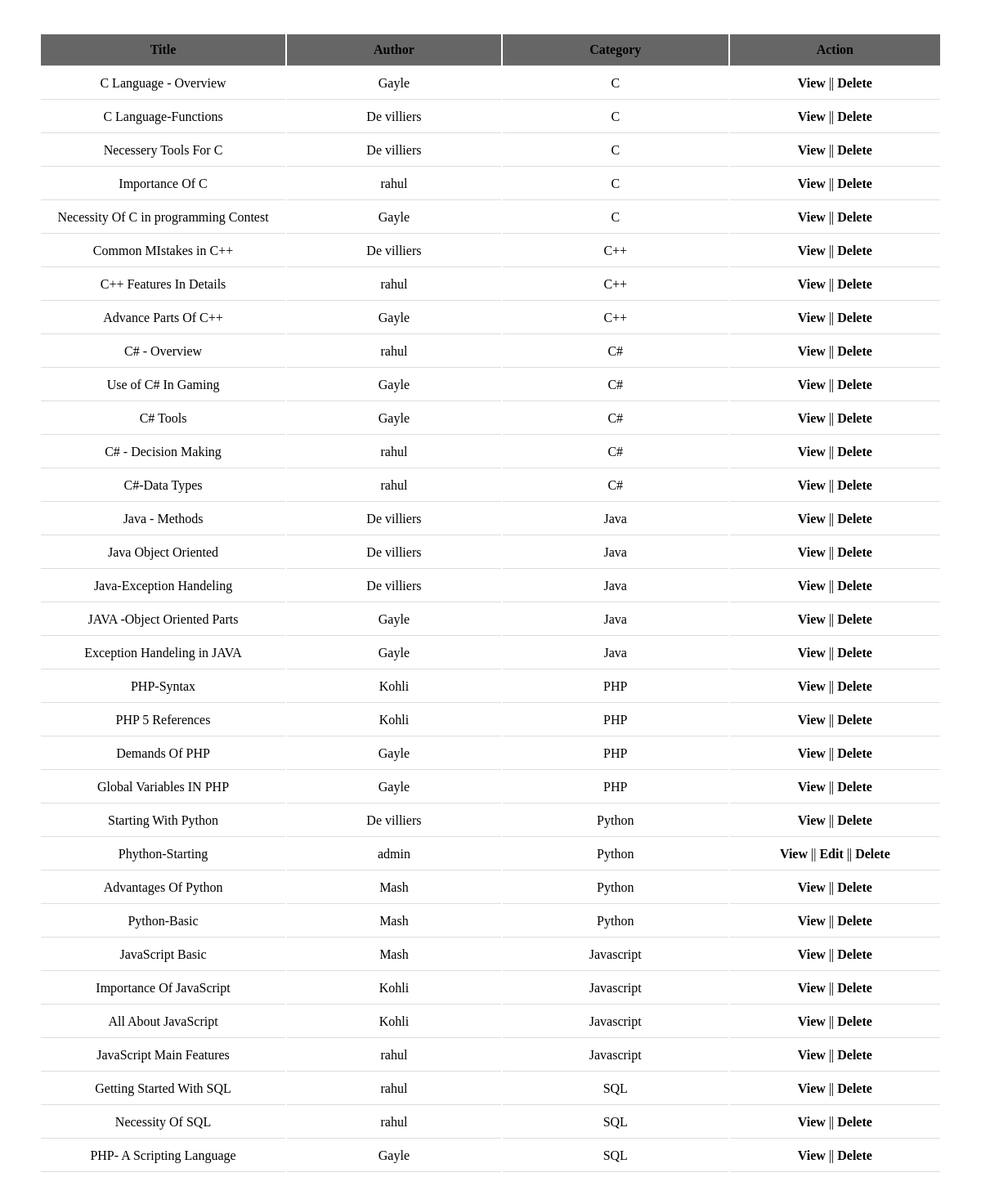
Page /web/src/blog/admin/iframe.php (signed in) on the committed database.
### tables this page shows
CREATE TABLE `post` (
  `id` int(11) NOT NULL,
  `category` int(11) NOT NULL,
  `title` varchar(255) NOT NULL,
  `content` text NOT NULL,
  `image` varchar(255) NOT NULL,
  `author` varchar(255) NOT NULL,
  `publish_date` timestamp NULL DEFAULT CURRENT_TIMESTAMP,
  `month_year` varchar(10) DEFAULT NULL,
  `year` int(11) NOT NULL
);

CREATE TABLE `category` (
  `categoryID` int(11) NOT NULL,
  `name` varchar(255) NOT NULL
);

### web/src/blog/library/session.php (called while the page is built, shortened)
<?php
class Session{
	public static function getSession($sessionName){
		if(isset($_SESSION[$sessionName])){
			return $_SESSION[$sessionName];
		}
		return false;
	}
}
?>

### web/src/blog/admin/iframe.php (the view, shortened to what this page needs)
<?php
include("../library/database.php");
include("../library/session.php");
?>
<?php
$query = "SELECT post.id, post.title, post.author, category.name FROM post,category WHERE post.category = category.categoryID;";
$result = $db->query($query);
?>
            <div class="list">
                <table>
                    <tr>
                        <th>Title</th>
                        <th>Author</th>
                        <th>Category</th>
                        <th>Action</th>
                    </tr>
<?php
while($value = $result->fetch_assoc()){
                    ?>
                    <tr>
                        <td><?php echo $value['title'];?></td>
                        <td><?php echo substr($value['author'],0,23);?></td>
                        <td><?php echo $value['name'];?></td>
                        <td>
                            <a target="blank" href="view-post.php?id=<?php echo $value['id'];?>">View</a>
<?php
if(Session::getSession('username') == $value['author']){
?>
                            ||
                            <a target="blank" href="edit-post.php?id=<?php echo $value['id'];?>">Edit</a>
<?php
}
if(Session::getSession('userRole') == 1 ||Session::getSession('username') == $value['author']){
?>
                            ||
                            <a target="blank" onclick="return confirm('Are you sure want to delete this item?');" href="list-post.php?id=<?php echo $value['id'];?>">Delete</a>
<?php
    }
?>
                        </td>
                    </tr>
<?php
}
?>
                </table>
            </div>

### web/src/blog/admin/iframe.php (style rules this page uses)
.list { margin: 40px; }
.list table tr:first-child { background: #666; }
.list table tr th, .list table tr td { width: 2%; padding: 10px; text-align: center; border-bottom: 1px solid #DDD; }
.list table tr td a { text-decoration: none; color: #000; font-weight: bold; }

### rows in the picture
post: title "C Language - Overview", author "Gayle", category.name "C"
post: title "C Language-Functions", author "De villiers", category.name "C"
post: title "Necessery Tools For C", author "De villiers", category.name "C"
post: title "Importance Of C", author "rahul", category.name "C"
post: title "Necessity Of C in programming Contest", author "Gayle", category.name "C"
post: title "Common MIstakes in C++", author "De villiers", category.name "C++"
post: title "C++ Features In Details", author "rahul", category.name "C++"
post: title "Advance Parts Of C++", author "Gayle", category.name "C++"
post: title "C# - Overview", author "rahul", category.name "C#"
post: title "Use of C# In Gaming", author "Gayle", category.name "C#"
post: title "C# Tools", author "Gayle", category.name "C#"
post: title "C# - Decision Making", author "rahul", category.name "C#"
post: title "C#-Data Types", author "rahul", category.name "C#"
post: title "Java - Methods", author "De villiers", category.name "Java"
post: title "Java Object Oriented", author "De villiers", category.name "Java"
post: title "Java-Exception Handeling", author "De villiers", category.name "Java"
post: title "JAVA -Object Oriented Parts", author "Gayle", category.name "Java"
post: title "Exception Handeling in JAVA", author "Gayle", category.name "Java"
post: title "PHP-Syntax", author "Kohli", category.name "PHP"
post: title "PHP 5 References", author "Kohli", category.name "PHP"
post: title "Demands Of PHP", author "Gayle", category.name "PHP"
post: title "Global Variables IN PHP", author "Gayle", category.name "PHP"
post: title "Starting With Python", author "De villiers", category.name "Python"
post: title "Phython-Starting", author "admin", category.name "Python"
post: title "Advantages Of Python", author "Mash", category.name "Python"
post: title "Python-Basic", author "Mash", category.name "Python"
post: title "JavaScript Basic", author "Mash", category.name "Javascript"
post: title "Importance Of JavaScript", author "Kohli", category.name "Javascript"
post: title "All About JavaScript", author "Kohli", category.name "Javascript"
post: title "JavaScript Main Features", author "rahul", category.name "Javascript"
post: title "Getting Started With SQL", author "rahul", category.name "SQL"
post: title "Necessity Of SQL", author "rahul", category.name "SQL"
post: title "PHP- A Scripting Language", author "Gayle", category.name "SQL"
